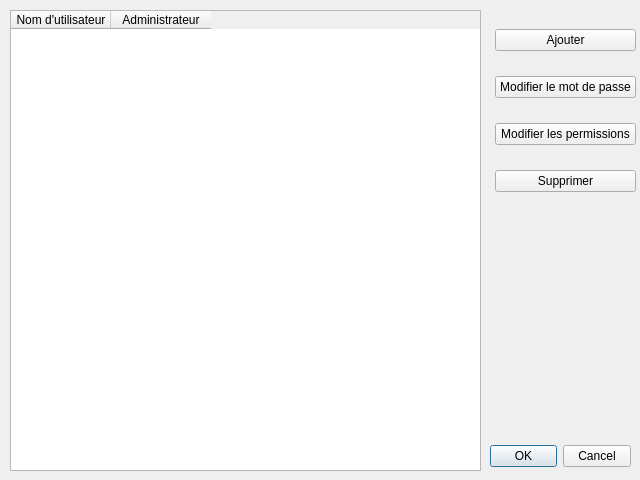
<?xml version="1.0" encoding="UTF-8"?>
<ui version="4.0">
 <class>UserManagement</class>
 <widget class="QDialog" name="UserManagement">
  <property name="geometry">
   <rect>
    <x>0</x>
    <y>0</y>
    <width>640</width>
    <height>480</height>
   </rect>
  </property>
  <property name="minimumSize">
   <size>
    <width>640</width>
    <height>480</height>
   </size>
  </property>
  <property name="maximumSize">
   <size>
    <width>640</width>
    <height>480</height>
   </size>
  </property>
  <property name="windowTitle">
   <string>Gestion des utilisateurs</string>
  </property>
  <widget class="QDialogButtonBox" name="buttonBox">
   <property name="geometry">
    <rect>
     <x>490</x>
     <y>440</y>
     <width>141</width>
     <height>32</height>
    </rect>
   </property>
   <property name="orientation">
    <enum>Qt::Horizontal</enum>
   </property>
   <property name="standardButtons">
    <set>QDialogButtonBox::Cancel|QDialogButtonBox::Ok</set>
   </property>
  </widget>
  <widget class="QWidget" name="verticalLayoutWidget">
   <property name="geometry">
    <rect>
     <x>495</x>
     <y>10</y>
     <width>141</width>
     <height>201</height>
    </rect>
   </property>
   <layout class="QVBoxLayout" name="verticalLayout">
    <item>
     <widget class="QPushButton" name="addButton">
      <property name="text">
       <string>Ajouter</string>
      </property>
     </widget>
    </item>
    <item>
     <widget class="QPushButton" name="editButton">
      <property name="text">
       <string>Modifier le mot de passe</string>
      </property>
     </widget>
    </item>
    <item>
     <widget class="QPushButton" name="changePermButton">
      <property name="text">
       <string>Modifier les permissions</string>
      </property>
     </widget>
    </item>
    <item>
     <widget class="QPushButton" name="deleteButton">
      <property name="text">
       <string>Supprimer</string>
      </property>
     </widget>
    </item>
   </layout>
  </widget>
  <widget class="QTableWidget" name="tableWidget">
   <property name="geometry">
    <rect>
     <x>10</x>
     <y>10</y>
     <width>471</width>
     <height>461</height>
    </rect>
   </property>
   <column>
    <property name="text">
     <string>Nom d'utilisateur</string>
    </property>
   </column>
   <column>
    <property name="text">
     <string>Administrateur</string>
    </property>
   </column>
  </widget>
 </widget>
 <resources/>
 <connections>
  <connection>
   <sender>buttonBox</sender>
   <signal>accepted()</signal>
   <receiver>UserManagement</receiver>
   <slot>accept()</slot>
   <hints>
    <hint type="sourcelabel">
     <x>248</x>
     <y>254</y>
    </hint>
    <hint type="destinationlabel">
     <x>157</x>
     <y>274</y>
    </hint>
   </hints>
  </connection>
  <connection>
   <sender>buttonBox</sender>
   <signal>rejected()</signal>
   <receiver>UserManagement</receiver>
   <slot>reject()</slot>
   <hints>
    <hint type="sourcelabel">
     <x>316</x>
     <y>260</y>
    </hint>
    <hint type="destinationlabel">
     <x>286</x>
     <y>274</y>
    </hint>
   </hints>
  </connection>
 </connections>
</ui>
